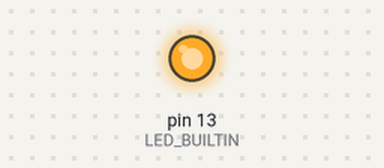
Recording of a sketch running on a simulated Arduino Uno, built with avr-gcc and run on an emulated ATmega328P. Parts: output pins drawn as LEDs (lit = HIGH).

Above: at 1.8 s.
At 69.9 s:
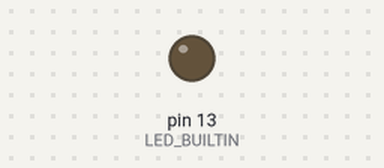
Timing chart, 0 to 77.2 s (numbered marks = the images above):
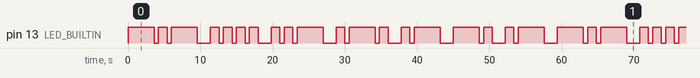

Measured:
- by itself, pin 13 (LED_BUILTIN): moves between LOW and HIGH, repeating every 59.4 s
- by itself, everything shown: repeats every 59.4 s, in 38 steps

The sketch:

blink_lastname_morsecode.ino
```cpp
void setup()
{
// The following programme code is to blink an in-built LED in Morse Code in 'KHURANA'.
pinMode(LED_BUILTIN, OUTPUT);
}

void dot()
{
  //pinMode(LED_BUILTIN, OUTPUT);
  digitalWrite(LED_BUILTIN, HIGH);   // turn the LED on (HIGH is the voltage level)
  delay(1200);                       // LED will glow for 1.2 second
  digitalWrite(LED_BUILTIN, LOW);    // turn the LED off by making the voltage LOW
}
 void dash()
{
  digitalWrite(LED_BUILTIN, HIGH);   // turn the LED on (HIGH is the voltage level)
  delay(3600);                       // LED will glow for 3.6 seconds
  digitalWrite(LED_BUILTIN, LOW);    // turn the LED off by making the voltage LOW
}
void loop()
{
/*
As per morse code convention , the space between parts of same letter is one unit while the space between
letters is three unit so the ratio is taken as 1:3.
*/
int intraTime = 600; //time duration between dot and dashes of same letter is 0.6sec
int spaceTime = 1800; //time duration between two letters is 1.8sec

//For K Letter - dash dot dash
dash();
delay(intraTime);
dot();
delay(intraTime);
dash();
delay(spaceTime);

//For H Letter - dot dot dot dot
for(int i = 0; i < 3; i++)
{
dot();
delay(intraTime);
}
dot();
delay(spaceTime);

//For U Letter - dot dot dash
dot();
delay(intraTime);
dot();
delay(intraTime);
dash();
delay(spaceTime);

//For R Letter - dot dash dot
dot();
delay(intraTime);
dash();
delay(intraTime);
dot();
delay(spaceTime);

//For A Letter - dot dash
dot();
delay(intraTime);
dash();
delay(spaceTime);

// For N Letter - dash dot
dash();
delay(intraTime);
dot();
delay(spaceTime);

//For A Letter - dot dash
dot();
delay(intraTime);
dash();
delay(spaceTime);
}
```
